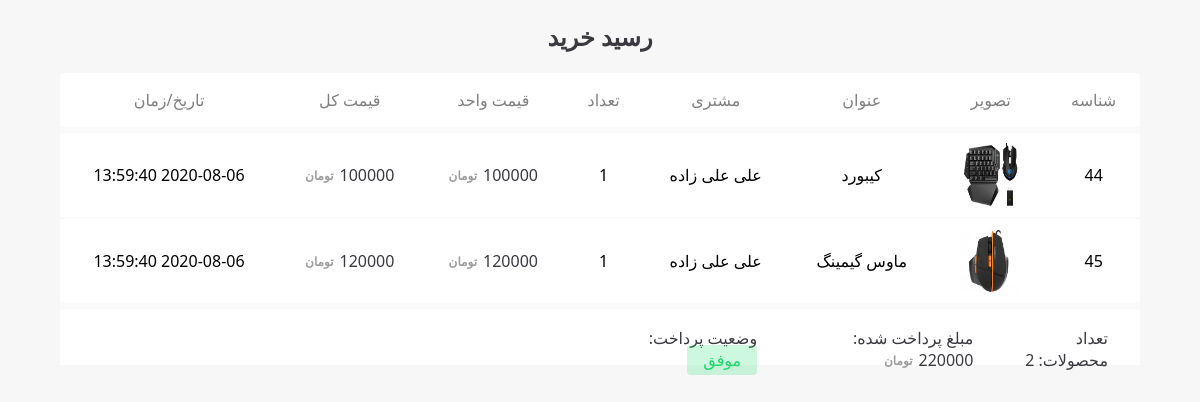
The app's page /admin/order-details.php?oid=23 (signed in) with its own data.
### tables this page shows
CREATE TABLE `orders_details` (
  `details_id` int(11) NOT NULL,
  `order_id` int(11) NOT NULL,
  `customer_id` int(11) NOT NULL,
  `product_id` int(11) NOT NULL,
  `product_price` varchar(25) NOT NULL,
  `order_quantity` smallint(6) NOT NULL
);

CREATE TABLE `products` (
  `product_id` int(11) NOT NULL,
  `caption` varchar(255) NOT NULL,
  `description` text NOT NULL,
  `price` varchar(20) NOT NULL,
  `quantity` int(11) NOT NULL DEFAULT 0,
  `reg_date` varchar(20) NOT NULL,
  `image_url` varchar(255) NOT NULL
);

CREATE TABLE `customers` (
  `customer_id` int(11) NOT NULL,
  `full_name` varchar(55) NOT NULL,
  `username` varchar(50) NOT NULL,
  `password` varchar(255) NOT NULL,
  `phone` varchar(20) NOT NULL,
  `address` varchar(255) NOT NULL
);

CREATE TABLE `orders` (
  `order_id` int(11) NOT NULL,
  `customer_id` int(11) NOT NULL,
  `total_products` smallint(6) NOT NULL,
  `total_price` varchar(25) NOT NULL,
  `date_time` varchar(25) NOT NULL,
  `payment_status` int(1) NOT NULL
);

### core/connection-manager.php (called while the page is built, shortened)
<?php
    class ConnectionManager {
        private $connection;
        public function __construct() {
            $this->connection = new mysqli(self::HOST, self::USERNAME, self::PASSWORD, self::DATABASE);
            $this->connection->set_charset("utf8");
        }
        public function getConnection() {
            return $this->connection;
        }
    }
?>

### core/order-details-manager.php (called while the page is built, shortened)
<?php
require_once("connection-manager.php");
require_once("models/order-details.php");
class OrderDetailsManager {
    private $tableName = "orders_details";
    public function getByOrderId($orderId) {
        $query =
            "SELECT * FROM $this->tableName WHERE order_id = $orderId";
        $connectionManager = new ConnectionManager();
        $result = mysqli_query($connectionManager->getConnection(), $query);
        $rows = [];
        while ($row = $result->fetch_assoc())
            $rows[] = $row;
        return $rows;
    }
}

### core/order-manager.php (called while the page is built, shortened)
<?php
require_once("connection-manager.php");
require_once("order-details-manager.php");
class OrderManager {
    private $tableName = "orders";
    public function getById($orderId) {
        $query =
            "SELECT * FROM $this->tableName WHERE order_id = $orderId";
        $connectionManager = new ConnectionManager();
        $result = mysqli_query($connectionManager->getConnection(), $query);
        $row = $result->fetch_assoc();
        $order = new Order();
        $order->orderId = $row['order_id'];
        $order->customerId = $row['customer_id'];
        $order->totalProducts = $row['total_products'];
        $order->totalPrice = $row['total_price'];
        $order->dateTime = $row['date_time'];
        $order->paymentStatus = $row['payment_status'];
        return $order;
    }
}

### core/product-manager.php (called while the page is built, shortened)
<?php
    require_once("connection-manager.php");
    class ProductManager {
        private $tableName = "products";
        public function getById($productId) {
            $query = "SELECT * FROM $this->tableName WHERE product_id = $productId";
            $connectionManager = new ConnectionManager();
            $result = mysqli_query($connectionManager->getConnection(), $query);
            $row = $result->fetch_assoc();
            $product = new Product();
            $product->productId = $row['product_id'];
            $product->caption = $row['caption'];
            $product->description = $row['description'];
            $product->price = $row['price'];
            $product->quantity = $row['quantity'];
            $product->regDate = $row['reg_date'];
            $product->imageUrl = $row['image_url'];
            return $product;
        }
    }
?>

### core/customer-manager.php (called while the page is built, shortened)
<?php
    require_once("connection-manager.php");
    class CustomerManager {
        protected $tableName = "customers";
        public function getById($customerId) {
            $query =
                "SELECT * FROM $this->tableName WHERE customer_id = $customerId";
            $connectionManager = new ConnectionManager();
            $result = mysqli_query($connectionManager->getConnection(), $query);
            $row = $result->fetch_assoc();
            $customer = new Customer();
            $customer->customerId = $row['customer_id'];
            $customer->fullName = $row['full_name'];
            $customer->username = $row['username'];
            $customer->password = $row['password'];
            $customer->phone = $row['phone'];
            $customer->address = $row['address'];
            return $customer;
        }
    }
?>

### admin/order-details.php (the view, shortened to what this page needs)
<?php
require_once ("../core/order-manager.php");
require_once ("../core/order-details-manager.php");
require_once ("../core/customer-manager.php");
require_once ("../core/product-manager.php");
$hasOrderId = isset($_GET["oid"]);
if ($hasOrderId) {
    $orderId = intval($_GET["oid"]);
    $productManager = new ProductManager();
    $customerManager = new CustomerManager();
    $orderManager = new OrderManager();
    $orderDetailsManager = new OrderDetailsManager();
    $orderInfo = $orderManager->getById($orderId);
    $orderDetails = $orderDetailsManager->getByOrderId($orderInfo->orderId);
    $customerInfo = $customerManager->getById($orderInfo->customerId);
    $orderStatus = $orderInfo->paymentStatus == 1 ? SUCCESS : FAILED;
    $orderStatusSpanClass = $orderInfo->paymentStatus == 1 ? "success-payment" : "failed-payment";
} else {
    redirectTo(NOT_FOUND_PAGE_URL);
}
?>
<!DOCTYPE html>
<html lang="en">
<head>
    <link rel="stylesheet" href="css/styles.css">
    <link rel="stylesheet" href="https://use.fontawesome.com/releases/v5.8.2/css/all.css">
</head>
<body>
    <section class="order-receipt-section">
        <div class="caption">
            <h1><?php echo ORDER_RECEIPT_CAPTION; ?></h1>
        </div>
        <div class="items">
            <table>
                <tbody>
                <tr class="list-header">
                    <th><?php echo ID; ?></th>
                    <th><?php echo IMAGE; ?></th>
                    <th><?php echo CAPTION; ?></th>
                    <th><?php echo CUSTOMER; ?></th>
                    <th><?php echo QUANTITY; ?></th>
                    <th><?php echo UNIT_PRICE; ?></th>
                    <th><?php echo TOTAL_PRICE; ?></th>
                    <th><?php echo DATE_TIME; ?></th>
                </tr>
                <?php
                foreach ($orderDetails as &$orderDetail) {
                    $productInfo = $productManager->getById($orderDetail['product_id']);
                    ?>
                    <tr>
                        <td><?php echo $orderDetail['details_id']; ?></td>
                        <td><img src="<?php echo $productInfo->imageUrl; ?>" alt="<?php echo $productInfo->caption; ?>"></td>
                        <td><?php echo $productInfo->caption; ?></td>
                        <td><?php echo $customerInfo->fullName; ?></td>
                        <td><?php echo $orderDetail['order_quantity']; ?></td>
                        <td><span class="price"><?php echo $orderDetail['product_price']; ?></span></td>
                        <td><span class="price"><?php echo intval($orderDetail['product_price']) * intval($orderDetail['order_quantity']); ?></span></td>
                        <td><?php echo $orderInfo->dateTime; ?></td>
                    </tr>
                <?php } ?>
                </tbody>
            </table>
            <div class="list-footer">
                <div class="details">
                    <div>
                        <span><?php echo TOTAL_QUANTITY; ?>: </span><span><?php echo $orderInfo->totalProducts; ?></span>
                    </div>
                    <div>
                        <span><?php echo PAID_PRICE; ?>: </span><span class="price"><?php echo $orderInfo->totalPrice; ?></span>
                    </div>
                    <div>
                        <span><?php echo ORDER_PAYMENT_STATUS; ?>: </span><span class="<?php echo $orderStatusSpanClass; ?>"><?php echo $orderStatus; ?></span>
                    </div>
                </div>
            </div>
        </div>
    </section>
</body>
</html>

### admin/css/styles.css (style rules this page uses)
* { font-family: 'Segoe UI', Tahoma, Geneva, Verdana, sans-serif; }
html, body { direction: rtl; margin: 0px; padding: 0px; background: #f7f7f7; }
h1, h2, h3, h4, h5, h6, p, span, label { color: rgb(59, 57, 63) !important; }
table { border-collapse: collapse; }
th, td { padding: 10px 15px; text-align: center; }
img { vertical-align: middle; }
.success-payment { padding: 4px 16px; background: rgba(26, 217, 105, 0.21); color: #1ad969 !important; border-radius: 4px; }
.price:after { content: 'تومان'; position: relative; left: 0; top: -1px; font-weight: bold; font-size: 12px; opacity: 0.5; margin-right: 6px; }
.order-receipt-section { width: 100%; min-height: 600px; }
.order-receipt-section .caption { text-align: center; width: 90%; margin: auto; }
.order-receipt-section .price:after { content: 'تومان'; position: relative; left: 0; top: -1px; font-weight: bold; font-size: 12px; opacity: 0.5; margin-right: 6px; }
.order-receipt-section table { margin: auto; width: 90%; border-radius: 4px; background: #fff; overflow: hidden; position: relative; }
.order-receipt-section table th { font-weight: normal; opacity: 0.5; padding: 16px; }
.order-receipt-section table td { margin: 0; height: 44px; background: #fff; border-radius: 4px; border-bottom: 2px solid #fafafa; }
.order-receipt-section table td img { width: 64px; height: 64px; }
.order-receipt-section .list-header { background: #fff; border-bottom: 6px solid #fafafa !important; }
.order-receipt-section .list-footer { width: 90%; margin: auto; background: #ffffff; height: 56px; border-top: 4px solid #fafafa !important; }
.order-receipt-section .list-footer .details { float: right; width: 50%; display: flex; flex-direction: row; flex-wrap: nowrap; }
.order-receipt-section .list-footer .details div { margin-top: 18px; margin-right: 32px; }

### records on screen
orders_details: details_id "44", product.image_url (picture), product.caption "کیبورد", customer.full_name "علی علی زاده", order_quantity "1", product_price "100000", order.date_time "2020-08-06 13:59:40"
orders_details: details_id "45", product.image_url (picture), product.caption "ماوس گیمینگ", customer.full_name "علی علی زاده", order_quantity "1", product_price "120000", order.date_time "2020-08-06 13:59:40"
orders: total_products "2", total_price "220000", payment_status "موفق"

### other values on screen
ORDER_RECEIPT_CAPTION "رسید خرید"
ID "شناسه"
IMAGE "تصویر"
CAPTION "عنوان"
CUSTOMER "مشتری"
QUANTITY "تعداد"
UNIT_PRICE "قیمت واحد"
TOTAL_PRICE "قیمت کل"
DATE_TIME "تاریخ/زمان"
TOTAL_QUANTITY "تعداد محصولات"
PAID_PRICE "مبلغ پرداخت شده"
ORDER_PAYMENT_STATUS "وضعیت پرداخت"
